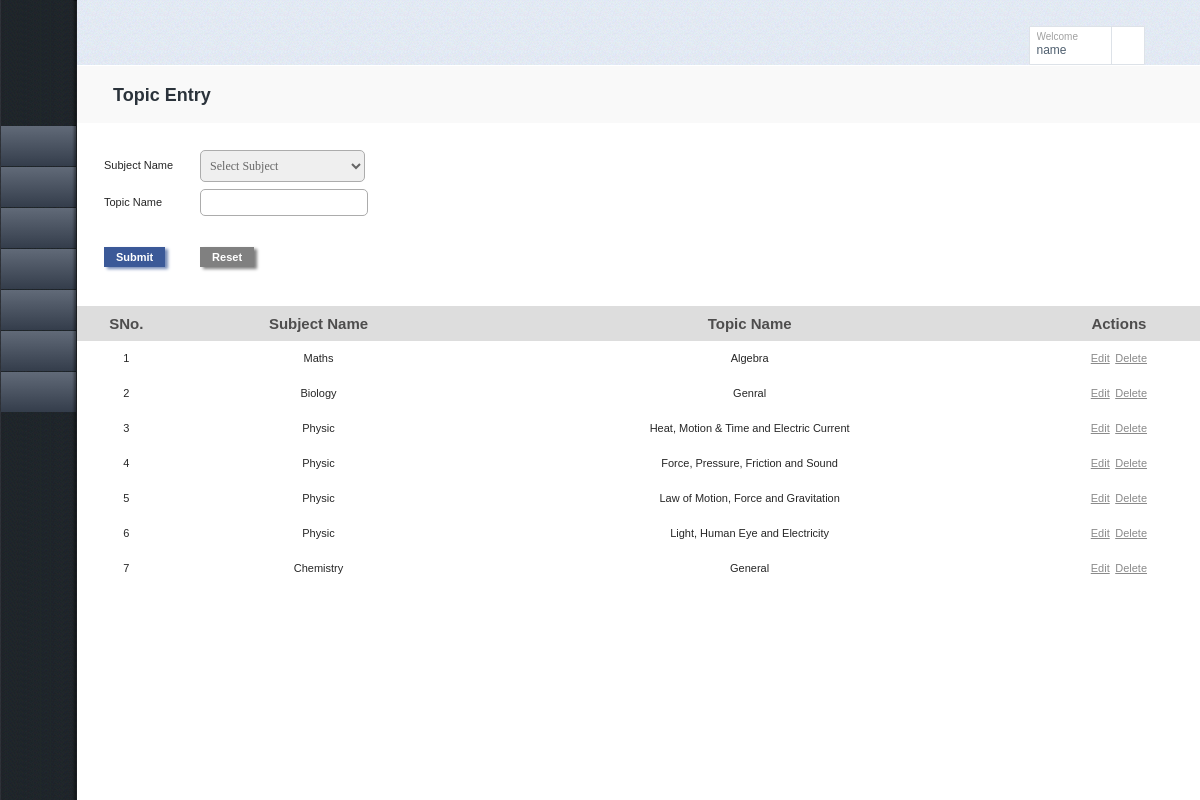
Screenshot of /group4/topicEntry.php (signed in) with the database file from the repository.
### tables this page shows
CREATE TABLE IF NOT EXISTS `topic_master` (
  `topic_id` int(10) unsigned NOT NULL AUTO_INCREMENT,
  `subject_id` int(10) unsigned DEFAULT NULL,
  `topic_name` varchar(45) DEFAULT NULL,
  PRIMARY KEY (`topic_id`)
);

CREATE TABLE IF NOT EXISTS `subject_master` (
  `subject_id` int(10) unsigned NOT NULL AUTO_INCREMENT,
  `subject_name` varchar(45) DEFAULT NULL,
  PRIMARY KEY (`subject_id`)
);

### group4/topicEntry.php (the view, shortened to what this page needs)
<?php include_once 'header.php'?><style>.main-form-table3 a{cursor:pointer;}</style>
<div id="tab-1" class="tab">
						<article>
							<div class="text-section">
								<h1>Topic Entry</h1>
							</div>
    <form id="topicEntry" name="topicEntry" action="<?php $_PHP_SELF?>" method="POST">
   <table class="main-form-table">
       <tr style="height:20px;"><td>&nbsp;</td></tr>
       <tr><td>Subject Name</td><td>
       <select id="sname" name="sname" class="dropdown">
       <option value="">Select Subject</option>
       </select></td></tr>
        <tr><td>Topic Name</td><td><input type="text" id="tname" name="tname" class="inp-form"/></td></tr>
         <tr style="height:15px;"><td>&nbsp;<input type="hidden" value=""  id="tHidden" name="tHidden"/></td></tr>
       <tr><td><input type="submit" value="Submit" name="submit" class="submit-button"/> </td><td><input type="reset" class="reset-button" id="reset"/></td></tr>
      </table>
      </form>
      <br/><br/>
     <table style="text-align:center;" class="main-form-table3" width="100%">
    <thead><tr><th>SNo.</th><th>Subject Name</th><th>Topic Name</th><th>Actions</th></tr></thead>
     <tbody><?php $i=1;$res=mysql_query("select t.*,subject_name from topic_master t inner join subject_master s on t.subject_id=s.subject_id");
	while($row=mysql_fetch_array($res)){
	echo "<tr id='r$i'><td>$i</td><td>".$row["subject_name"]."</td><td>".$row["topic_name"]."</td><td>";?><a onclick="fn_set('e','<?php echo "$i','".$row["topic_id"]."','".$row["topic_name"]."','".$row["subject_id"];?>');">Edit</a>&ensp;<a onclick="fn_set('d','<?php echo "$i','".$row["topic_id"];?>');">Delete</a></td></tr><?php $i++;}?>
       </tbody>
      </table>
	</article>
	</div>
<?php include_once 'footer.php'?>

### group4/css/all.css (style rules this page uses)
header, footer, article, section, hgroup, nav, figure, aside { display: block; }
html { height:100%; }
body { margin:0; font:12px/15px "Lucida Sans Unicode", "Lucida Grande", sans-serif; color:#8a8a8a; min-width:1000px; background:#fff; height:100%; }
a { color:#8a8a8a; text-decoration:underline; }
input, textarea, select { font:100% arial,sans-serif; vertical-align:middle; }
form,fieldset { margin:0; padding:0; border:none; }
.tabs .text-section { background:#f9f9f9; padding:19px 0 8px 36px; margin:0 0 1px; }
.tabs h1 { font-size:18px; line-height:20px; margin:0 0 8px; color:#2b333b; }

### user/css/styles.css (style rules this page uses)
html, body, div, span, h1, h2, h3, h4, h5, h6, blockquote, pre, a, abbr, acronym, address, code, del, dfn, em, img, q, dl, dt, dd, ol, ul, li, fieldset, form, label, legend, table, caption, tbody, tfoot, thead, tr, th, td { margin:0;padding:0;border:0;font-size:11px; }
body { font-family:Verdana, Arial, Helvetica, sans-serif;color:#262626;background:url("../images/bg_body.gif") repeat-x scroll left top #FFFFFF;font-size:12px; }
.submit-button { background:none repeat scroll 0 0 #3B5998;color:#FFFFFF;border:0 none;padding:4px 12px;clear:both;cursor:pointer;font-weight:bold;box-shadow: 3px 2px 3px #768BB7; }
.reset-button { background:none repeat scroll 0 0 gray;color:#FFFFFF;border:0 none;padding:4px 12px;clear:both;cursor:pointer;font-weight:bold;box-shadow: 3px 2px 3px gray; }
.inp-form { border:1px solid #ACACAC;color:#393939;border-radius:5px;padding: 6px 6px 5px 10px;width:150px;font-size:12px; }
.main-form-table { font-size:13px; }
.main-form-table tr { height:35px; }
.main-form-table td { padding-left:25px; }
.main-form-table3 { border-collapse:collapse;border-spacing:0; }
.main-form-table3 th { background-color:#DDDDDD;color:#4E4D4D;font-size:15px; }
.main-form-table3 tr { height:35px; }
.dropdown { color:rgb(102, 102, 102);font-family:Trebuchet MS;border:1px solid #ACACAC;cursor: pointer;font-size:12px;width:165px;height:32px;padding:5px;border-radius:5px; }

### group4/topicEntry.php (style rules this page uses)
.main-form-table3 a { cursor:pointer; }

### rows the page displays
topic_master: subject.subject_name "Maths", topic_name "Algebra"
topic_master: subject.subject_name "Biology", topic_name "Genral"
topic_master: subject.subject_name "Physic", topic_name "Heat, Motion & Time and Electric Current"
topic_master: subject.subject_name "Physic", topic_name "Force, Pressure, Friction and Sound"
topic_master: subject.subject_name "Physic", topic_name "Law of Motion, Force and Gravitation"
topic_master: subject.subject_name "Physic", topic_name "Light, Human Eye and Electricity"
topic_master: subject.subject_name "Chemistry", topic_name "General"

### other values shown
$_SESSION["uname"] "name"
